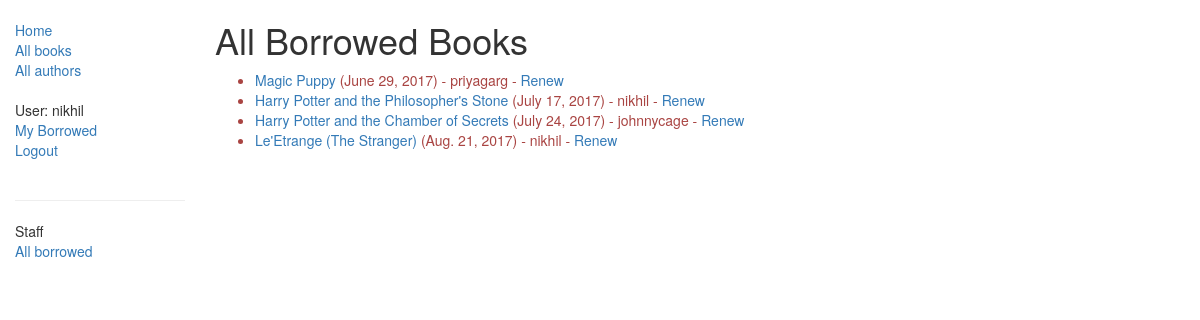
Page /catalog/borrowed/ (signed in) on the committed database.
### catalog/models.py (models this page shows, shortened)
class BookInstance(models.Model):
    id = models.UUIDField(primary_key=True, default=uuid.uuid4, help_text="Unique ID for this particular book across whole library")
    book = models.ForeignKey('Book', on_delete=models.SET_NULL, null=True)
    imprint = models.CharField(max_length=200)
    due_back = models.DateField(null=True, blank=True)
    LOAN_STATUS = (
        ('d', 'Maintenance'),
        ('o', 'On loan'),
        ('a', 'Available'),
        ('r', 'Reserved'),
    )
    status = models.CharField(max_length=1, choices=LOAN_STATUS, blank=True, default='d', help_text='Book availability')
    borrower = models.ForeignKey(User, on_delete=models.SET_NULL, null=True, blank=True)
    class Meta:
        ordering = ["due_back"]
        permissions = (("can_mark_returned", "Set book as returned"),)
    @property
    def is_overdue(self):
        if self.due_back and date.today() > self.due_back:
            return True
        return False

class Book(models.Model):
    title = models.CharField(max_length=200)
    author = models.ForeignKey('Author', on_delete=models.SET_NULL, null=True)
    summary = models.TextField(max_length=1000, help_text="Enter a brief description of the book")
    isbn = models.CharField('ISBN',max_length=13, help_text='13 Character <a href="https://www.isbn-international.org/content/what-isbn">ISBN number</a>')
    genre = models.ManyToManyField(Genre, help_text="Select a genre for this book")
    language = models.ForeignKey(Language, on_delete=models.SET_NULL, null=True)
    def display_genre(self):
        """
        Creates a string for the Genre. This is required to display genre in Admin.
        """
        return ', '.join([ genre.name for genre in self.genre.all()[:3] ])
    display_genre.short_description = 'Genre'

### catalog/views.py (the view)
class AllLoanedBooksListView(PermissionRequiredMixin,generic.ListView):
    model = BookInstance
    template_name ='catalog/bookinstance_list_borrowed_all_users.html'
    paginate_by = 10
    permission_required = 'catalog.can_mark_returned'
    def get_queryset(self):
        return BookInstance.objects.filter(status__exact='o').order_by('due_back')

### catalog/templates/catalog/bookinstance_list_borrowed_all_users.html
{% extends "base_generic.html" %}
{% block content %}
    {% if perms.catalog.can_mark_returned %}
        <h1>All Borrowed Books</h1>
        {% if bookinstance_list %}
        <ul>
          {% for bookinst in bookinstance_list %}
          <li class="{% if bookinst.is_overdue %}text-danger{% endif %}">
            <a href="{% url 'book-detail' bookinst.book.pk %}">{{bookinst.book.title}}</a> ({{ bookinst.due_back }}) - {{bookinst.borrower}} {% if perms.catalog.can_mark_returned %}- <a href="{% url 'renew-book-librarian' bookinst.id %}">Renew</a>  {% endif %}
          </li>
          {% endfor %}
        </ul>
        {% else %}
          <p>There are no books borrowed.</p>
        {% endif %}
    {% else %}
        <p> This page is off limits to regular users</p>
    {% endif %}
{% endblock %}

### catalog/templates/base_generic.html (shortened to what this page needs)
<!DOCTYPE html>
<html lang="en">
<head>
  <link rel="stylesheet" href="https://maxcdn.bootstrapcdn.com/bootstrap/3.3.7/css/bootstrap.min.css">
  {% load static %}
  <link rel="stylesheet" href="{% static 'css/styles.css' %}">
</head>
<body>
  <div class="container-fluid">
    <div class="row">
      <div class="col-sm-2">
      {% block sidebar %}
      <ul class="sidebar-nav">
          <li><a href="{% url 'index' %}">Home</a></li>
          <li><a href="{% url 'books' %}">All books</a></li>
          <li><a href="{% url 'authors' %}">All authors</a></li>
          <br>
          {% if user.is_authenticated %}
             <li>User: {{ user.get_username }}</li>
             <li><a href="{% url 'my-borrowed' %}">My Borrowed</a></li>
             <li><a href="{% url 'logout'%}?next={{request.path}}">Logout</a></li>
          {% else %}
             <li><a href="{% url 'login'%}?next={{request.path}}">Login</a></li>
          {% endif %}
          {% if perms.catalog.can_mark_returned %}
              <br>
              <hr>
              <li>Staff</li>
              <li><a href="{% url 'all-borrowed' %}">All borrowed</a></li>
          {% endif %}
      </ul>
     {% endblock %}
      </div>
      <div class="col-sm-10 ">
      {% block content %}{% endblock %}
      </div>
    </div>
  </div>
</body>
</html>

### catalog/static/css/styles.css (style rules this page uses)
.sidebar-nav { margin-top: 20px; padding: 0; list-style: none; }

### rows in the picture
BookInstance: book "Magic Puppy", due_back "June 29, 2017", borrower "priyagarg"
BookInstance: book "Harry Potter and the Philosopher's Stone", due_back "July 17, 2017", borrower "nikhil"
BookInstance: book "Harry Potter and the Chamber of Secrets", due_back "July 24, 2017", borrower "johnnycage"
BookInstance: book "Le'Etrange (The Stranger)", due_back "Aug. 21, 2017", borrower "nikhil"

### other values in the picture
{{ user.get_username }} "nikhil"
